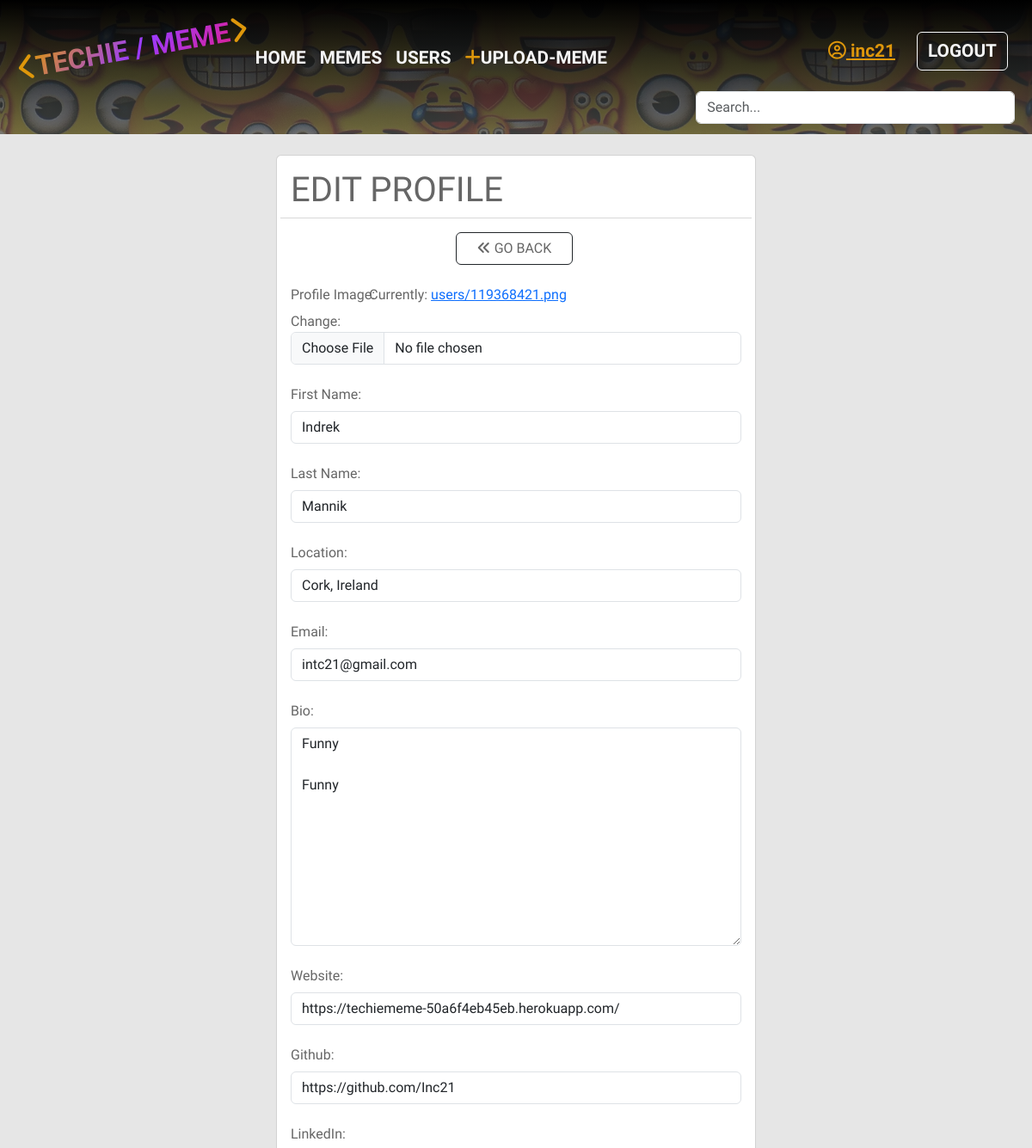
Before: /users/update-profile/ (signed in, upper part) with the older database file.
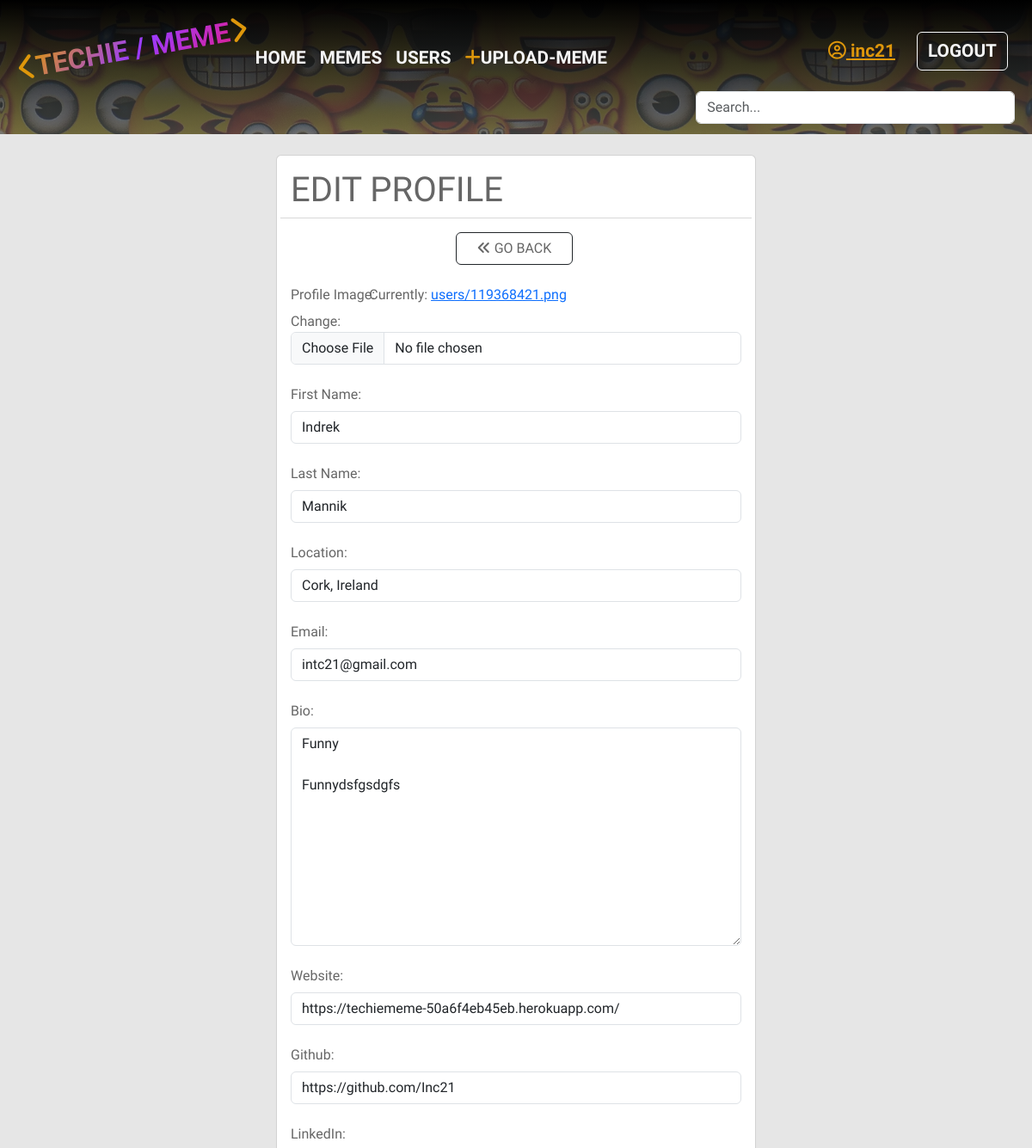
After: the same page with the newer database file.
### users/models.py (models this page shows, shortened)
class UserProfile(models.Model):
    user = models.OneToOneField(User, on_delete=models.CASCADE, null=True,
                                blank=True,)
    username = models.CharField(max_length=50, null=True, blank=True)
    first_name = models.CharField(max_length=50, null=True, blank=True)
    last_name = models.CharField(max_length=50, null=True, blank=True)
    location = models.CharField(max_length=100, null=True, blank=True)
    email = models.EmailField(max_length=100, null=True, blank=True)
    bio = models.TextField(null=True, blank=True)
    user_img = models.ImageField(upload_to='users/',
                                 default='users/default_user.webp')
    social_github = models.CharField(max_length=200, null=True, blank=True)
    social_linkedin = models.CharField(max_length=200, null=True, blank=True)
    social_facebook = models.CharField(max_length=200, null=True, blank=True)
    social_youtube = models.CharField(max_length=200, null=True, blank=True)
    social_website = models.CharField(max_length=200, null=True, blank=True)
    created = models.DateTimeField(auto_now_add=True)
    id = models.UUIDField(primary_key=True, default=uuid.uuid4, editable=False)
    memes_uploaded = models.IntegerField(default=0)

### users/views.py (the view)
# urls.py: path('update-profile/', views.updateProfile, name="update-profile"),
@login_required(login_url='/accounts/login/')
def updateProfile(request):
    profile = request.user.userprofile
    form = UserForm(instance=profile)
    if request.method == 'POST':
        form = UserForm(request.POST, request.FILES, instance=profile)
        if form.is_valid():
            form.save()
            messages.success(request, 'Profile updated successfully!')
            return redirect('single_user', pk=profile.id)
    context = {'form': form}
    return render(request, "users/user_form.html", context)

### users/forms.py
class UserForm(ModelForm):
    class Meta:
        model = UserProfile
        fields = [
            'user_img', 'first_name', 'last_name', 'location',
            'email', 'bio', 'social_website', 'social_github',
            'social_linkedin', 'social_facebook', 'social_youtube'
            ]
        labels = {
            'user_img': 'Profile Image:',
            'first_name': 'First Name:',
            'last_name': 'Last Name:',
            'location': 'Location:',
            'email': 'Email:',
            'bio': 'Bio:',
            'social_website': 'Website:',
            'social_github': 'Github:',
            'social_linkedin': 'LinkedIn:',
            'social_facebook': 'Facebook:',
            'social_youtube': 'Youtube:'
        }
    def __init__(self, *args, **kwargs):
        super(UserForm, self).__init__(*args, **kwargs)
        for name, field in self.fields.items():
            field.widget.attrs.update({'class': 'form-control'})

### users/templates/users/user_form.html (shortened to what this page needs)
{% extends 'main.html' %}
{% block content %}
<div class="container d-flex justify-content-center">
        <div class="col-md-6 card m-4 gray">
            <div class="card-body">
                <div class="row">
                    <h1>EDIT PROFILE</h1>
                    <hr>
                </div>
                <div class="row-col-1 d-flex justify-content-center">
                    <a type="button" class="btn btn-outline-dark ps-4 pe-4 mt-0 me-1 text-nowrap gray" href="{{request.META.HTTP_REFERER|escape}}"><i class="fa-solid fa-angles-left"></i> GO BACK</a>
                </div>
                <div class="col-12">
                    <form method="POST" action="{% url 'update-profile' %}" enctype="multipart/form-data">
                        {% for field in form %}
                            <div class="form-outline mt-3">
                                <label class="col-sm-2 col-form-label text-nowrap" for="">{{ field.label }}</label>
                                {{field}}
                            </div>
                        {% endfor %}
                    </form>
                </div>
            </div>
        </div>
</div>
{% endblock %}

Changed rows visible on the page:
changed UserProfile "Indrek": bio "Funny Funny" → "Funny Funnydsfgsdgfs"
